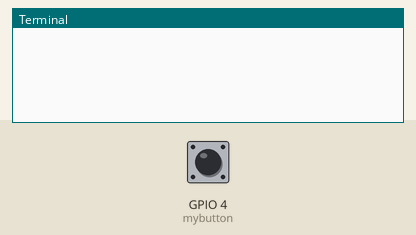
The program below on a simulated Raspberry Pi (BCM pin numbers). Shown: the last lines printed to the terminal. Inputs (shaded band) come from the test bench; at power-on: GPIO 4 (mybutton) HIGH. The clock reads 2024-03-15 10:24:30 at power-on unless the program sets it; no MQTT or app messages arrive unless stated.

Above: at 1.4 s.
1.5 s: GPIO 4 (mybutton) pulled LOW for 0.15 s
At 1.66 s:
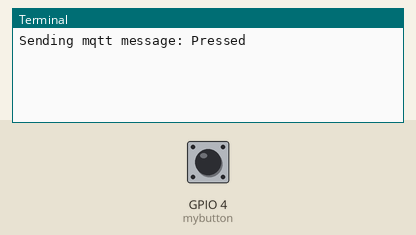
At 3.1 s:
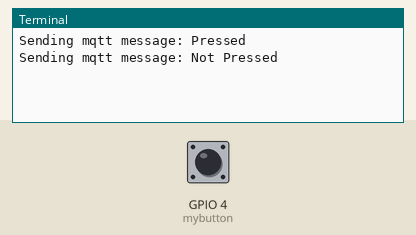

Measured:
- after the input at 1.5 s, the terminal: prints a new line at once (image 1)

The program:

05_03_mqtt_publisher.py
```python
from gpiozero import Button
from signal import pause
import paho.mqtt.publish as publish
import datetime

mybutton = Button(4)
broker_location = "mqtt.eclipse.org"

def mqtt_pub(PassedSwitch):
    # mybutton is passed to this function by "when_pressed"
    timeNow = datetime.datetime.now().strftime("%H:%M:%S")
    if (PassedSwitch.is_pressed):
        mqttMessage = "At {} MQTT publisher is ON".format(timeNow)
        print("Sending mqtt message: Pressed")
    else:
        mqttMessage = "At {} MQTT publisher is OFF".format(timeNow)
        print("Sending mqtt message: Not Pressed")

    publish.single("LinkedInLearning/rpiweekly", mqttMessage, hostname = broker_location)


# test the mqtt loop
publish.single("LinkedInLearning/rpiweekly", "Initial MQTT Message", hostname = broker_location)


# then watch the button
mybutton.when_pressed = mqtt_pub

mybutton.when_released = mqtt_pub

pause()
```
